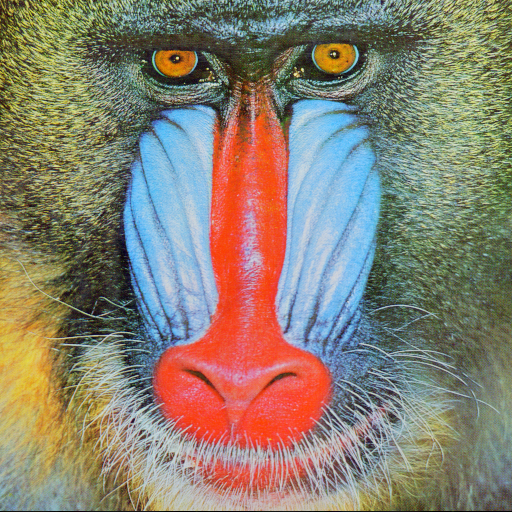
#> input picture baboon.png, 512 x 512 px
$ python main.py
#> lines starting #> are read from the running program, lines starting #| are printed output that depends on the picture
import cv2
import matplotlib.pyplot as plt
import numpy as nup


def plotofimage(img1, img2, title1="Orignal", title2="New Image"):
    plt.figure(figsize=(10, 10))
    plt.subplot(1, 2, 1)
    plt.imshow(img1, cmap="gray")
    plt.title(title1)
    plt.subplot(1, 2, 2)
    plt.imshow(img2, cmap="gray")
    plt.title(title2)
    plt.show()


def plotofhistogram(oldimg, newimg, oldtitle="Orignal", newtitle="New Image"):
    valuesofintensity = nup.array([i for i in range(256)])
    plt.subplot(1, 2, 1)
    plt.bar(
        valuesofintensity,
        cv2.calcHist([oldimg], [0], None, [256], [0, 256])[:, 0],
        width=5,
    )
    plt.title(oldtitle)
    plt.xlabel("intensity")
    plt.subplot(1, 2, 2)
    plt.bar(
        valuesofintensity,
        cv2.calcHist([newimg], [0], None, [256], [0, 256])[:, 0],
        width=5,
    )
    plt.title(newtitle)
    plt.xlabel("intensity")
    plt.show()

#show and read image
my_img = cv2.imread("baboon.png")
#> my_img is the input picture: shape (512, 512, 3); mean B, G, R 113.1, 128.9, 137.4
plt.imshow(cv2.cvtColor(my_img, cv2.COLOR_BGR2RGB))
plt.show()

Histogram = cv2.calcHist([my_img], [0], None, [256], [0, 256])
#> Histogram = 256 values, max 2081 at index 63, min 1 at index 254, mean 1024
valuesofintensity = nup.array([i for i in range(Histogram.shape[0])])
#> valuesofintensity = 256 values from 0 to 255
color = ("blue", "green", "red")
for x, y in enumerate(color):
    H = cv2.calcHist([my_img], [x], None, [256], [0, 256])
    plt.plot(valuesofintensity, H, color=y, label=y + " channel")

    plt.xlim([0, 256])
plt.legend()
plt.title("Histogram for each channel")
plt.show()
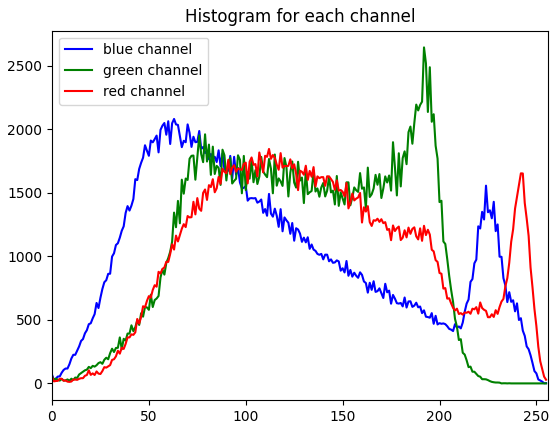
#> figure drawn by matplotlib, 1 panel; curve peaks at x = 63, y = 2081; curve peaks at x = 192, y = 2644; curve peaks at x = 112, y = 1845

# Increase contrast
alpha = 1.5
beta = 0
newimg = cv2.convertScaleAbs(my_img, alpha=alpha, beta=beta)
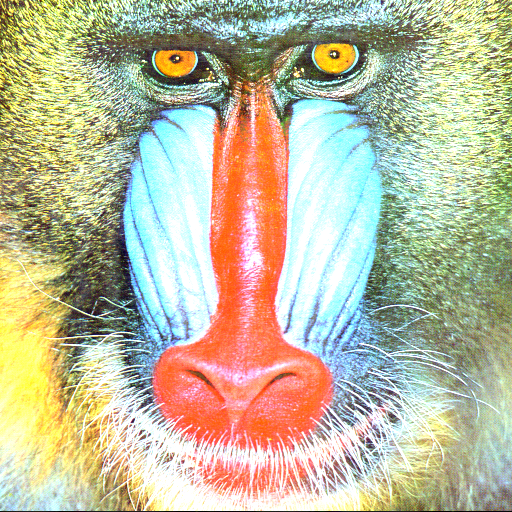
#> newimg: shape (512, 512, 3); mean B, G, R 157, 185.9, 189.7
plotofimage(my_img, newimg, "Orignal", "contrast control")
plt.figure(figsize=(10, 5))
plotofhistogram(my_img, newimg, "Orignal", "contrast control")

# Decrease brightness
alpha = 1
beta = -100
newimg = cv2.convertScaleAbs(my_img, alpha=alpha, beta=beta)
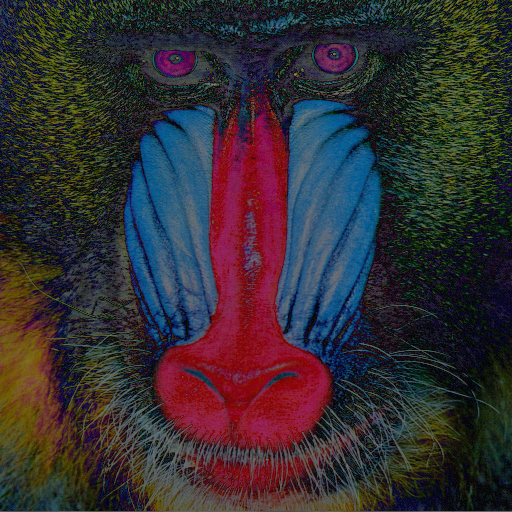
#> newimg: shape (512, 512, 3); mean B, G, R 50.7, 46.3, 52.8
plotofimage(my_img, newimg, title1="Orignal", title2="brightness control")
plt.figure(figsize=(10, 5))
plotofhistogram(my_img, newimg, "Orignal", "brightness control")
#> call 2 of plotofhistogram, with oldtitle = 'Orignal', newtitle = 'brightness control'
#> in plotofhistogram (call 2), `plt.show()`:
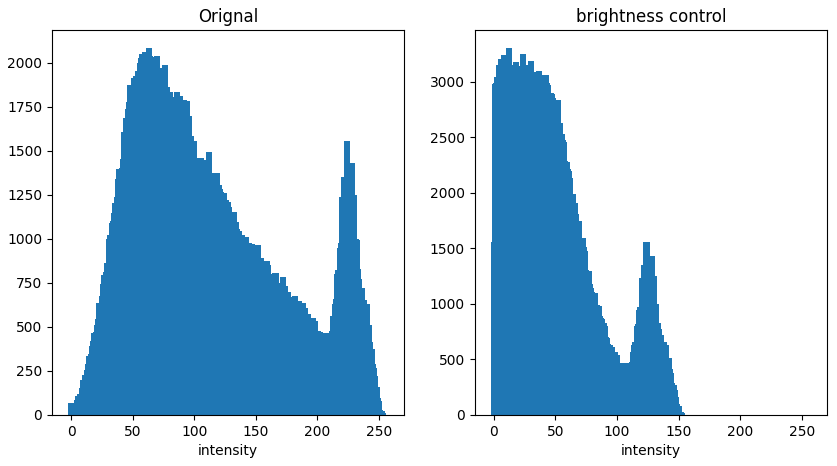
#> figure drawn by matplotlib, 2 panels; panel 1: tallest bar 2081 high, from x = 60.5 to 65.5; panel 2: tallest bar 3300 high, from x = 9.5 to 14.5

# Histogram eualization
B = cv2.imread("baboon.png", cv2.IMREAD_GRAYSCALE)
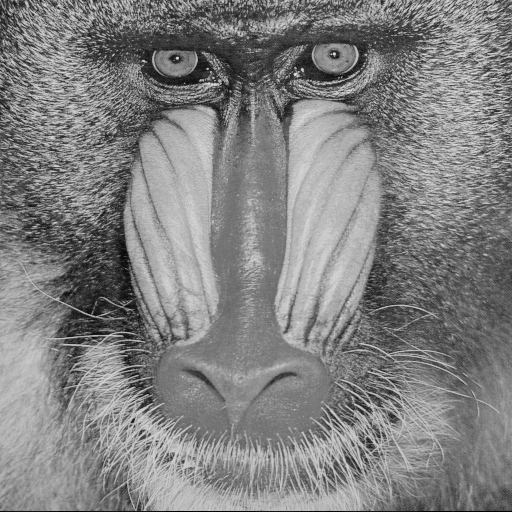
#> B: shape (512, 512); min 0, max 230, mean 129.1
newimg = cv2.equalizeHist(B)
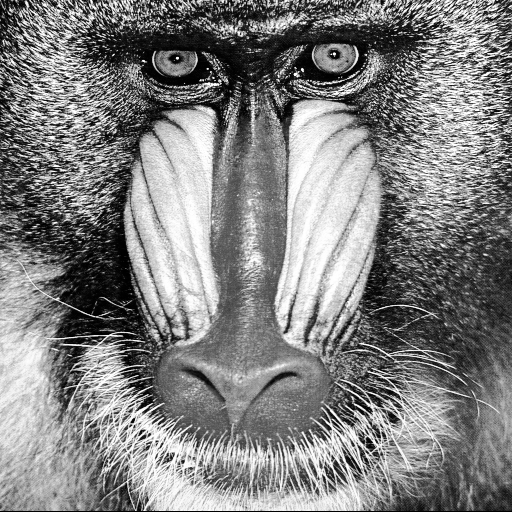
#> newimg: shape (512, 512); min 0, max 255, mean 128.3
plotofimage(B, newimg, "Orignal", "Histogram Equalization")
plt.figure(figsize=(10, 5))
plotofhistogram(B, newimg, "Orignal", "Histogram Equalization")
#> call 3 of plotofhistogram, with oldtitle = 'Orignal', newtitle = 'Histogram Equalization'
#> in plotofhistogram (call 3), `plt.show()`:
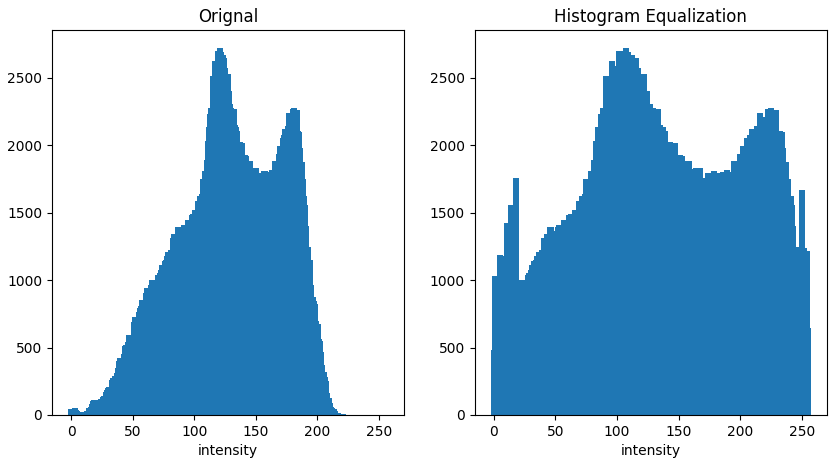
#> figure drawn by matplotlib, 2 panels; panel 1: tallest bar 2720 high, from x = 118.5 to 123.5; panel 2: tallest bar 2720 high, from x = 104.5 to 109.5
